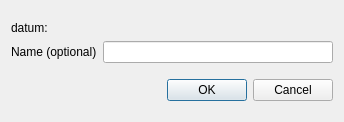
<?xml version="1.0" encoding="UTF-8"?>
<ui version="4.0">
 <class>SketcherGui::InsertDatum</class>
 <widget class="QDialog" name="SketcherGui::InsertDatum">
  <property name="windowModality">
   <enum>Qt::ApplicationModal</enum>
  </property>
  <property name="geometry">
   <rect>
    <x>0</x>
    <y>0</y>
    <width>344</width>
    <height>122</height>
   </rect>
  </property>
  <property name="windowTitle">
   <string>Insert datum</string>
  </property>
  <layout class="QVBoxLayout" name="verticalLayout">
   <item>
    <layout class="QGridLayout" name="gridLayout">
     <item row="0" column="0">
      <widget class="QLabel" name="label">
       <property name="text">
        <string>datum:</string>
       </property>
      </widget>
     </item>
     <item row="0" column="1">
      <widget class="Gui::PrefQuantitySpinBox" name="labelEdit" native="true">
       <property name="sizePolicy">
        <sizepolicy hsizetype="Expanding" vsizetype="Fixed">
         <horstretch>0</horstretch>
         <verstretch>0</verstretch>
        </sizepolicy>
       </property>
      </widget>
     </item>
     <item row="1" column="0">
      <widget class="QLabel" name="label_2">
       <property name="text">
        <string>Name (optional)</string>
       </property>
      </widget>
     </item>
     <item row="1" column="1">
      <widget class="QLineEdit" name="name"/>
     </item>
    </layout>
   </item>
   <item>
    <widget class="QDialogButtonBox" name="buttonBox">
     <property name="orientation">
      <enum>Qt::Horizontal</enum>
     </property>
     <property name="standardButtons">
      <set>QDialogButtonBox::Cancel|QDialogButtonBox::Ok</set>
     </property>
    </widget>
   </item>
  </layout>
 </widget>
 <customwidgets>
  <customwidget>
   <class>Gui::PrefQuantitySpinBox</class>
   <extends>QWidget</extends>
   <header>Gui/PrefWidgets.h</header>
  </customwidget>
 </customwidgets>
 <resources/>
 <connections>
  <connection>
   <sender>buttonBox</sender>
   <signal>accepted()</signal>
   <receiver>SketcherGui::InsertDatum</receiver>
   <slot>accept()</slot>
   <hints>
    <hint type="sourcelabel">
     <x>248</x>
     <y>254</y>
    </hint>
    <hint type="destinationlabel">
     <x>157</x>
     <y>274</y>
    </hint>
   </hints>
  </connection>
  <connection>
   <sender>buttonBox</sender>
   <signal>rejected()</signal>
   <receiver>SketcherGui::InsertDatum</receiver>
   <slot>reject()</slot>
   <hints>
    <hint type="sourcelabel">
     <x>316</x>
     <y>260</y>
    </hint>
    <hint type="destinationlabel">
     <x>286</x>
     <y>274</y>
    </hint>
   </hints>
  </connection>
 </connections>
</ui>
